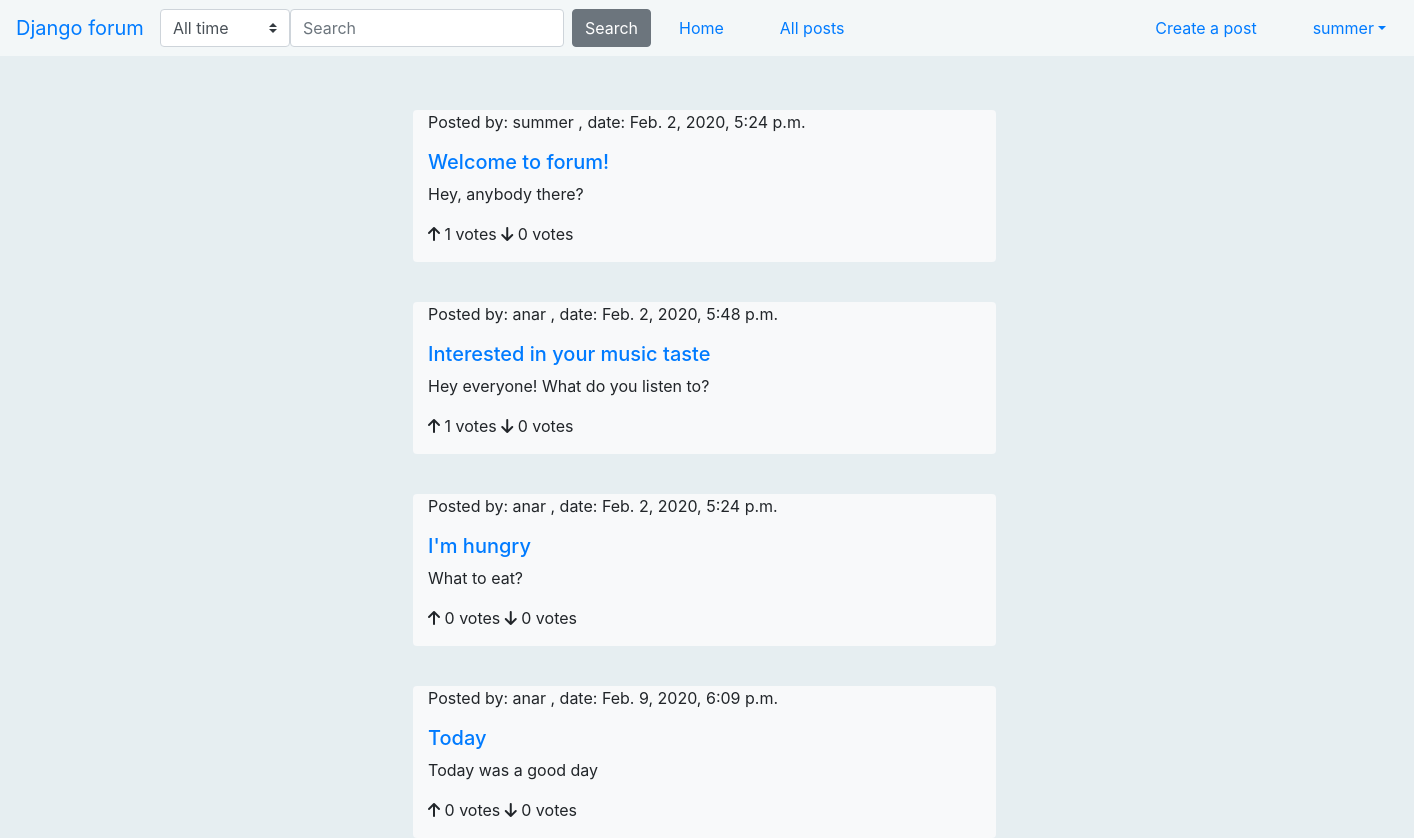
Page /forum/posts/ (signed in) on the committed database.
### authentication/models.py (models this page shows)
class User(AbstractUser):
    def get_absolute_url(self):
        """Returns the url to access a particular user instance."""
        return reverse('user-detail', args=[str(self.id)])

### forum/models.py (models this page shows, shortened)
class Post(models.Model):
    title = models.CharField(max_length=100)
    body = models.TextField(max_length=1000)
    date_created = models.DateTimeField(auto_now_add=True)
    date_modified = models.DateTimeField(auto_now=True)
    author = models.ForeignKey(User, on_delete=models.CASCADE, null=True)
    topic = models.ManyToManyField(Topic, help_text="Select a topic for this post.")
    is_approved = models.BooleanField(default=False)
    votes_up = models.IntegerField(default=0, blank=True)
    votes_down = models.IntegerField(default=0, blank=True)
    def get_absolute_url(self):
        return reverse('post-detail', args=[str(self.id)])
    def display_topic(self):
        return '  '.join('#' + topic.name for topic in self.topic.all())
    display_topic.short_description = 'Topic'

### forum/views.py (the view)
# urls.py: path('posts/', views.PostListView.as_view(), name='posts'),
class PostListView(generic.ListView):
    model = Post
    paginate_by = 5
    template_name = 'forum/post_list.html'
    def get_queryset(self):
        return Post.objects.order_by('-votes_up')

### templates/forum/post_list.html (shortened to what this page needs)
{% extends 'base.html' %}
{% block content %}
    {% if post_list %}
        {% for post in post_list %}
            <div id="post-block" class="row justify-content-center">
                <div class="col-md-5 bg-light rounded">
                    <p>Posted by: {{ post.author.username }} , date: {{ post.date_created }} </p>
                    <a href="{{ post.get_absolute_url }}">
                        <h5 style="align: left">{{ post.title }}</h5>
                    </a>
                    <p>{{ post.body }}</p>
                    <p><i class="fas fa-arrow-up"></i> {{ post.votes_up }} votes <i class="fas fa-arrow-down"></i> {{ post.votes_down }} votes </p>
                </div>
            </div>
        {% endfor %}
    {% else %}
        <p>There are no posts yet. :( </p>
    {% endif %}
{% endblock %}

### templates/menu.html (shortened to what this page needs)
<nav id="main-menu" class="navbar navbar-expand-md fixed-top">
    <a class="navbar-brand" href="{% url 'index' %}">Django forum</a>
    <div class="collapse navbar-collapse" id="MainMenu">
          <form class="form-inline my-2 my-lg-0"  action="{% url 'search_results' %}" method="get" >
              <select name="t" class="custom-select">
                  <option value="1">All time</option>
              </select>
              <input class="form-control mr-sm-2" name="q" type="text" placeholder="Search" aria-label="Search">
              <button class="btn btn-secondary my-2 my-sm-0" type="submit">Search</button>
          </form>
          <ul class="navbar-nav justify-content-center">
              <li class="nav-item active">
                  <a class="nav-link" href="{% url 'index' %}">Home</a>
              </li>
              <li class="nav-item">
                  <a class="nav-link" href="{% url 'posts' %}">All posts</a>
              </li>
          </ul>
          <ul class="navbar-nav" id="right-side">
              {% if not user.is_authenticated %}
                  <li class="nav-item">
                      <a class="btn btn-primary" href="{% url 'login' %}?next={{request.path}}" role="button">Log in</a>
                  </li>
                  <li class="nav-item">
                      <a class="btn btn-primary" href="{% url 'signup' %}" role="button">Sign up</a>
                  </li>
              {% else %}
                  <li class="nav-item">
                      <a class="nav-link" href="{% url 'post-create' %}">Create a post</a>
                  </li>
                  <li id="side-drop" class="nav-item dropdown show">
                      <a href="" class="nav-link dropdown-toggle" id="dropdown01" data-toggle="dropdown" aria-haspopup="true" aria-expanded="false">{{ user.username }}</a>
                  </li>
              {% endif %}
          </ul>
    </div>
</nav>

### forum/static/base.css (style rules this page uses)
body { background: #E6EEF1; padding-left: 20px; padding-top: 70px; }
#main-menu { background-color: rgba(255,255,255,0.5); }
.navbar-nav li { margin-left: 20px; margin-right: 20px; }
#right-side { position: absolute; right: 0; }
select.custom-select { width: 130px; }

### templates/forum/post_list.html (style rules this page uses)
#post-block { margin-top: 40px; width: 1399px; }

### rows in the picture
User: username "summer"
Post: author.username "summer", date_created "Feb. 2, 2020, 5:24 p.m.", title "Welcome to forum!", body "Hey, anybody there?", votes_up "1", votes_down "0"
Post: author.username "anar", date_created "Feb. 2, 2020, 5:48 p.m.", title "Interested in your music taste", body "Hey everyone! What do you listen to?", votes_up "1", votes_down "0"
Post: author.username "anar", date_created "Feb. 2, 2020, 5:24 p.m.", title "I'm hungry", body "What to eat?", votes_up "0", votes_down "0"
Post: author.username "anar", date_created "Feb. 9, 2020, 6:09 p.m.", title "Today", body "Today was a good day", votes_up "0", votes_down "0"
